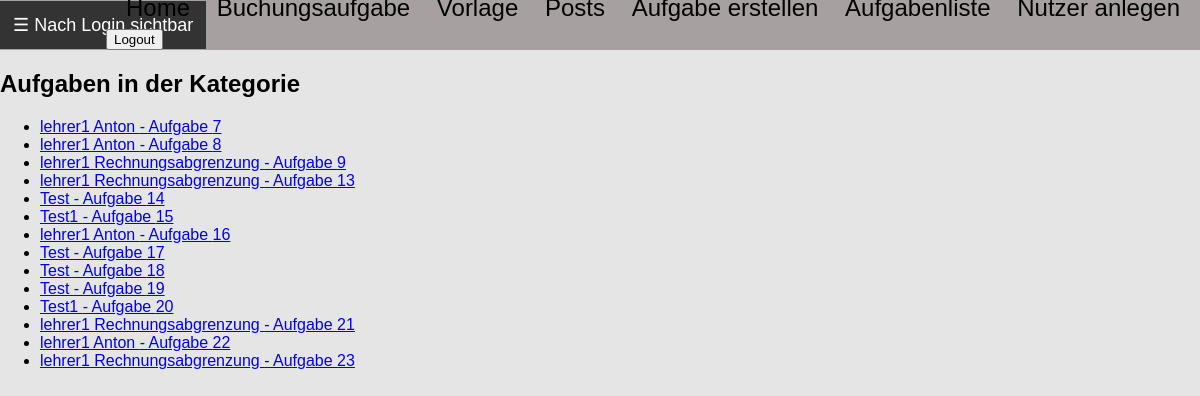
The page /posts/aufgaben/ (signed in) on the database as committed earlier.
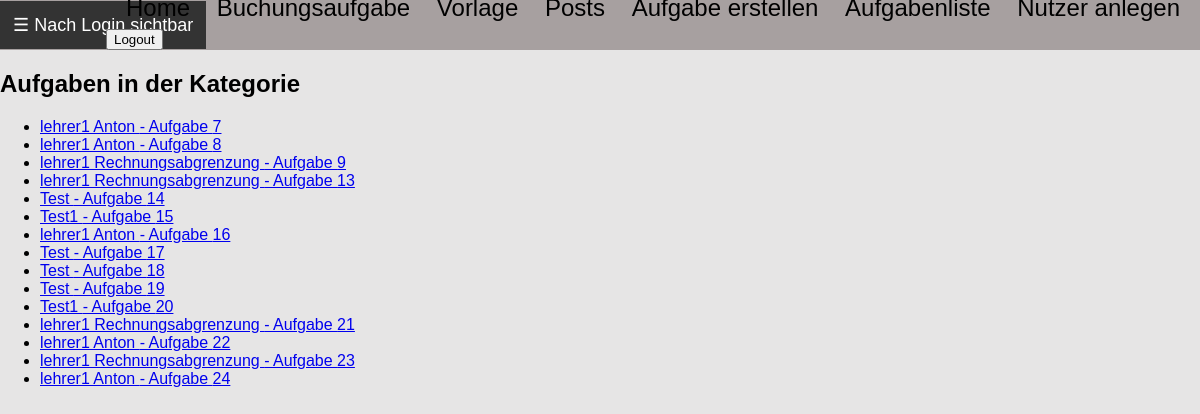
The same page on the database as committed later.
### posts/models.py (models this page shows)
class Aufgabe(models.Model):
    kategorie = models.ForeignKey(Kategorie, on_delete=models.CASCADE)  # Ändere CharField zu ForeignKey
    aufgabentext = models.TextField()
    loesung_haben = models.JSONField(blank=True, null=True)
    loesung_soll = models.JSONField(blank=True, null=True)
    multiple_choice_antworten = models.JSONField(blank=True, null=True)
    richtige_antwort = models.TextField(blank=True, null=True)
    aufgabentyp = models.CharField(max_length=50, choices=[
        ('buchungssatz', 'Buchungssatz'),
        ('multiple_choice', 'Multiple Choice'),
        ('texteingabe', 'Texteingabe')
    ])
    author = models.ForeignKey(settings.AUTH_USER_MODEL, on_delete=models.CASCADE)
    erstellungsdatum = models.DateTimeField(auto_now_add=True)
    id = models.AutoField(primary_key=True)

class Kategorie(models.Model):
    name = models.CharField(max_length=100, unique=True)
    author = models.ForeignKey(settings.AUTH_USER_MODEL, on_delete=models.CASCADE, limit_choices_to={'role': 'teacher'})
    def __str__(self):
        return self.name

### posts/views.py (the view)
    def _wrapped_view_func(request, *args, **kwargs):
        if request.user.is_authenticated and request.user.role == 'teacher':
            return view_func(request, *args, **kwargs)
        else:
            return HttpResponse(f'Fehlende Berechtigung <br><a href="{reverse("index")}">Zurück zur Startseite</a>')

### posts/views.py (called while the page is built)
def lehrkraft_required(view_func):
    def _wrapped_view_func(request, *args, **kwargs):
        if request.user.is_authenticated and request.user.role == 'teacher':
            return view_func(request, *args, **kwargs)
        else:
            return HttpResponse(f'Fehlende Berechtigung <br><a href="{reverse("index")}">Zurück zur Startseite</a>')
    return _wrapped_view_func

@login_required(login_url="/users/login/")
@lehrkraft_required
def aufgaben_liste(request):
    aufgaben = Aufgabe.objects.filter(author=request.user).order_by('id')  # Aufgaben des Lehrers filtern
    return render(request, 'posts/aufgaben_liste.html', {'aufgaben': aufgaben})

### posts/templates/posts/aufgaben_liste.html (shortened to what this page needs)
{% extends 'vorlage.html' %}
{% block content %}
    <h2>Aufgaben in der Kategorie</h2>
    <ul>
        {% for aufgabe in aufgaben %}
            <li><a href="{% url 'posts:aufgabe_detail' aufgabe.id %}?kategorie={{ kategorie.id }}">{{ aufgabe.kategorie }} - Aufgabe {{ aufgabe.id }}</a></li>
        {% endfor %}
    </ul>
{% endblock %}

Rows that differ between the two databases and show on the page:
added Aufgabe: kategorie "lehrer1 Anton", id "24"
